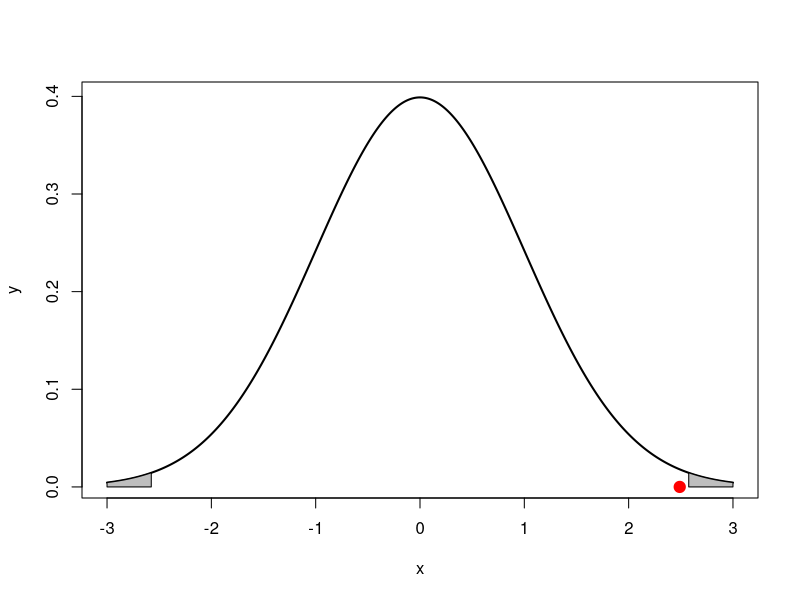

Reproduce this figure in R.
#Page 393
mean<-8.1
mean_exp<-8.2
sd<-0.22
n<-30
alpha<-0.01
z0<-qnorm(alpha/2,lower.tail = TRUE)
z1<-qnorm(alpha/2,lower.tail = FALSE)
z<-print((mean_exp-mean)/(sd/sqrt(n)))

x=seq(-3,3,length=500)
y=dnorm(x,mean=0,sd=1)
plot(x,y,type="l",lwd=2,col="black")

x=seq(-3,z0,length=500)
y=dnorm(x,mean =0,sd=1)
polygon(c(-3,x,z0),c(0,y,0),col="gray")

x=seq(z1,3,length=500)
y=dnorm(x,mean=0,sd=1)
polygon(c(z1,x,3),c(0,y,0),col="gray")

points(z,0,pch=19,col="red",cex=1.5)

if(z<z1 & z>z0){
  print("ACCEPT NULL HYPOTHESIS")
}else{
  print("REJECT NULL HYPOTHESIS")
}
